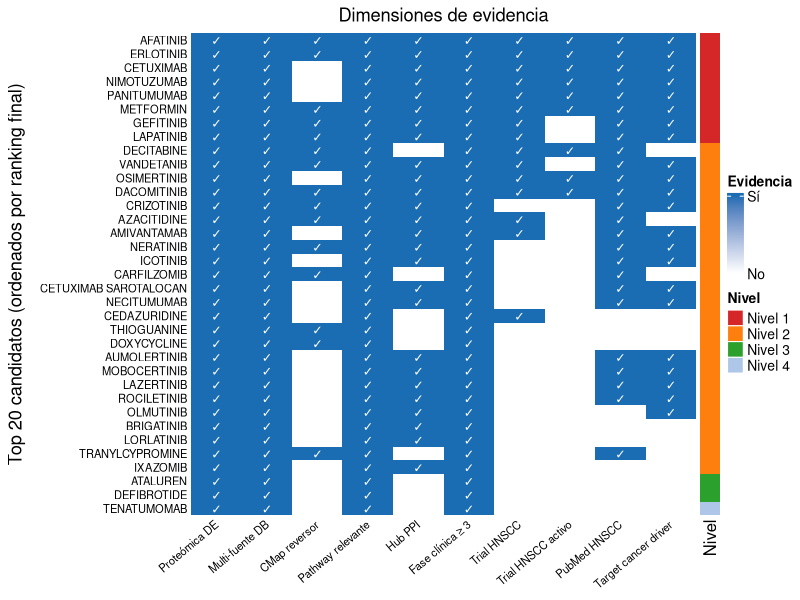
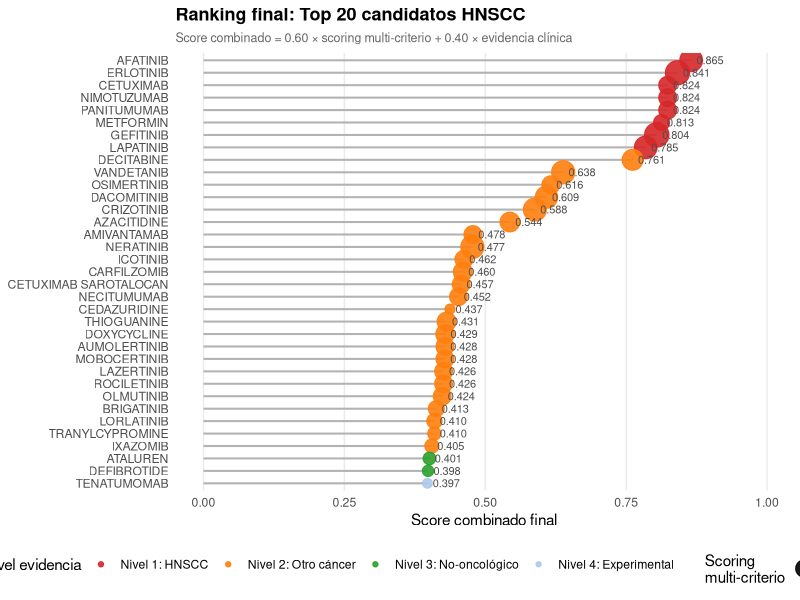
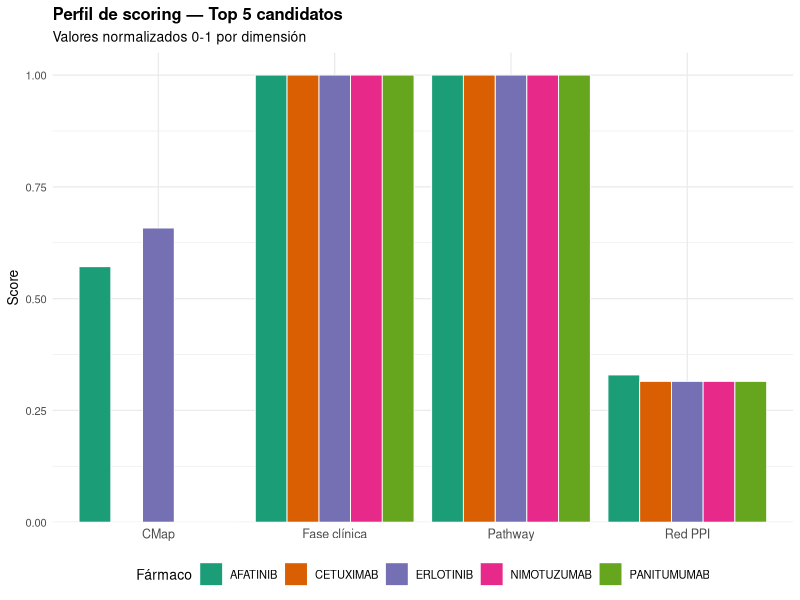
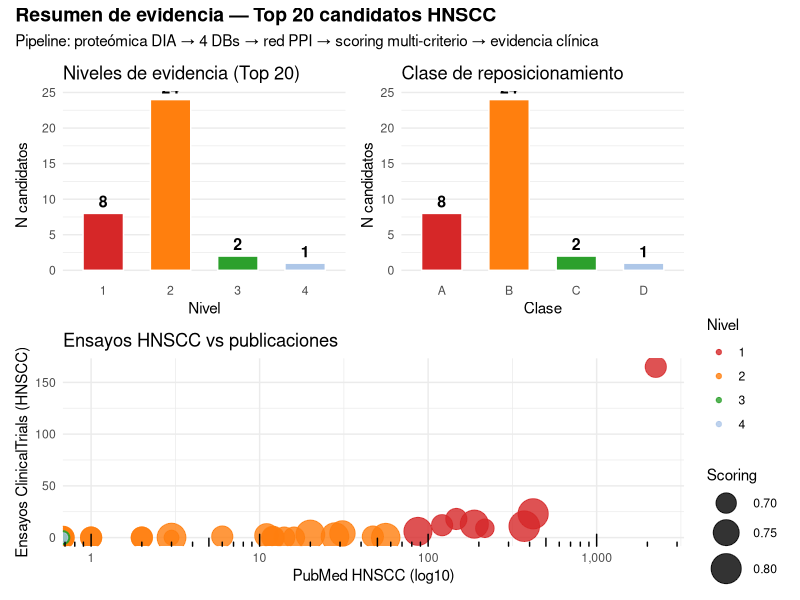

R code for these plots, in order:
#!/usr/bin/env Rscript
# =============================================================================
# 13_evidence_summary.R
# =============================================================================
# Compila toda la evidencia y genera el reporte final de candidatos.
# Integra: scoring (script 10) + ensayos clínicos (script 11) +
#          cancer drivers (script 12) + clase de reposicionamiento (script 08)
#
# Outputs:
#   results/tables/13_FINAL_drug_candidates.xlsx  — tabla maestra con 5 hojas
#   results/tables/13_evidence_matrix.tsv         — matriz de evidencia binaria
#   results/figures/final/13_evidence_heatmap.pdf — heatmap de evidencia
#   results/figures/final/13_final_ranking.pdf    — lollipop ranking final
#   results/figures/final/13_evidence_radar.pdf   — radar de top 5
#   results/figures/final/13_multipanel_summary.pdf — figura multipanel
#
# Ejecución:
#   conda activate omics-R
#   cd ~/bioinfo/projects/hnscc_drug_repurposing
#   Rscript scripts/13_evidence_summary.R
# =============================================================================

suppressPackageStartupMessages({
  library(dplyr)
  library(tidyr)
  library(readr)
  library(ggplot2)
  library(openxlsx)
  library(ComplexHeatmap)
  library(circlize)
  library(patchwork)
  library(scales)
  library(stringr)
})

# ── Detectar directorio del proyecto ─────────────────────────────────────────
args <- commandArgs(trailingOnly = FALSE)
script_flag <- args[grep("^--file=", args)]
if (length(script_flag) > 0) {
  script_path <- normalizePath(sub("^--file=", "", script_flag))
  proj_dir    <- dirname(dirname(script_path))
  if (file.exists(file.path(proj_dir, "config/analysis_params.yaml")))
    setwd(proj_dir)
}

cat("Working directory:", getwd(), "\n")
timestamp <- format(Sys.time(), "%Y%m%d_%H%M%S")
log_file  <- file.path("logs", paste0("13_evidence_summary_", timestamp, ".log"))
dir.create("logs", showWarnings = FALSE)

log_msg <- function(...) {
  msg <- paste0(format(Sys.time(), "[%H:%M:%S]"), " ", ..., "\n")
  cat(msg)
  cat(msg, file = log_file, append = TRUE)
}

log_msg("=" , strrep("=", 58))
log_msg("Script 13: Evidence summary y reporte final")
log_msg("=" , strrep("=", 58))

# ── Crear directorios de output ───────────────────────────────────────────────
dir.create("results/tables", recursive = TRUE, showWarnings = FALSE)
dir.create("results/figures/final", recursive = TRUE, showWarnings = FALSE)

# ── Cargar todos los inputs ───────────────────────────────────────────────────
log_msg("Cargando inputs...")

# Script 10: scoring y top 20
top20 <- tryCatch(
  read_tsv("results/tables/10_top20_candidates.tsv", show_col_types = FALSE),
  error = function(e) { log_msg("ERROR: no encontrado 10_top20_candidates.tsv"); stop(e) }
)
all_scored <- tryCatch(
  read_tsv("results/tables/10_all_candidates_scored.tsv", show_col_types = FALSE),
  error = function(e) { log_msg("WARN: 10_all_candidates_scored.tsv no encontrado"); top20 }
)

# Script 11: evidencia clínica
clinical <- tryCatch(
  read_tsv("results/tables/evidence/11_clinical_evidence.tsv", show_col_types = FALSE),
  error = function(e) { log_msg("WARN: 11_clinical_evidence.tsv no encontrado"); NULL }
)

# Script 12: cancer drivers
drivers <- tryCatch(
  read_tsv("results/tables/evidence/12_top20_with_drivers.tsv", show_col_types = FALSE),
  error = function(e) { log_msg("WARN: 12_top20_with_drivers.tsv no encontrado"); NULL }
)

log_msg("Top 20 candidatos: ", nrow(top20), " filas")
log_msg("Columnas top20: ", paste(names(top20), collapse = ", "))

# Identificar columna de nombre de fármaco
name_col <- intersect(c("drug_name_norm", "drug_name", "name"), names(top20))[1]
log_msg("Columna nombre fármaco: ", name_col)

# ── Integrar evidencia en tabla maestra ───────────────────────────────────────
log_msg("Integrando evidencia...")

df_master <- top20 %>%
  rename(drug_name = all_of(name_col))

# Añadir evidencia clínica
if (!is.null(clinical)) {
  clin_cols <- c("drug_name_norm", "ct_hnscc_trials", "ct_active_trials",
                 "pubmed_hnscc", "evidence_score")
  clin_cols <- intersect(clin_cols, names(clinical))
  clin_sub  <- clinical %>%
    select(all_of(clin_cols)) %>%
    rename(drug_name = drug_name_norm)

  df_master <- df_master %>%
    left_join(clin_sub, by = "drug_name")
  log_msg("Evidencia clínica integrada: ", nrow(clin_sub), " filas")
}

# Añadir info de cancer drivers
if (!is.null(drivers)) {
  drv_cols <- c("drug_name_norm", "n_target_drivers", "has_driver_target")
  drv_cols <- intersect(drv_cols, names(drivers))
  if (length(drv_cols) >= 2) {
    drv_sub  <- drivers %>%
      select(all_of(drv_cols)) %>%
      rename(drug_name = if ("drug_name_norm" %in% drv_cols) "drug_name_norm" else drv_cols[1])
    df_master <- df_master %>%
      left_join(drv_sub, by = "drug_name")
    log_msg("Cancer driver info integrada")
  }
}

# Rellenar NAs con 0
df_master <- df_master %>%
  mutate(
    ct_hnscc_trials   = replace_na(as.integer(ct_hnscc_trials), 0L),
    ct_active_trials  = replace_na(as.integer(ct_active_trials), 0L),
    pubmed_hnscc      = replace_na(as.integer(pubmed_hnscc), 0L),
    evidence_score    = replace_na(as.numeric(evidence_score), 0),
    n_target_drivers  = replace_na(as.integer(n_target_drivers), 0L),
    has_driver_target = replace_na(as.logical(has_driver_target), FALSE)
  )

# ── Calcular nivel de evidencia ───────────────────────────────────────────────
log_msg("Calculando niveles de evidencia...")

# Clase de reposicionamiento (A/B/C/D)
class_col <- intersect(c("drug_class", "repurposing_class", "class", "clase"),
                       names(df_master))[1]
log_msg("Columna clase: ", class_col)

df_master <- df_master %>%
  mutate(
    repurposing_class = if (!is.na(class_col)) .data[[class_col]] else "D",
    has_hnscc_trial   = ct_hnscc_trials > 0,
    has_active_trial  = ct_active_trials > 0,
    has_pubmed        = pubmed_hnscc > 0,
    # Score compuesto de final_score
    scoring_rank      = rank(-final_score, ties.method = "min"),
    # Nivel de evidencia 1-4
    evidence_level = case_when(
      repurposing_class == "A"                               ~ 1L,
      repurposing_class == "B" & has_hnscc_trial             ~ 2L,
      repurposing_class == "B"                               ~ 2L,
      repurposing_class == "C" & has_hnscc_trial & has_pubmed ~ 3L,
      repurposing_class == "C"                               ~ 3L,
      TRUE                                                   ~ 4L
    ),
    evidence_label = case_when(
      evidence_level == 1L ~ "Nivel 1: Aprobado HNSCC",
      evidence_level == 2L ~ "Nivel 2: Aprobado otro cáncer",
      evidence_level == 3L ~ "Nivel 3: Aprobado no-oncológico",
      evidence_level == 4L ~ "Nivel 4: Experimental",
    )
  )

log_msg("Distribución de niveles de evidencia:")
log_msg(capture.output(print(table(df_master$evidence_level))) |> paste(collapse = "\n"))

# Ranking final combinando scoring con evidencia clínica
df_master <- df_master %>%
  mutate(
    combined_rank_score = final_score * 0.6 + evidence_score * 0.4
  ) %>%
  arrange(desc(combined_rank_score)) %>%
  mutate(final_rank = row_number())

# ── Matriz de evidencia binaria ───────────────────────────────────────────────
log_msg("Construyendo matriz de evidencia...")

evidence_matrix <- df_master %>%
  select(drug_name, final_rank, evidence_level) %>%
  mutate(
    `Proteómica DE`       = TRUE,
    `Multi-fuente DB`     = if ("n_sources" %in% names(df_master))
                              df_master$n_sources >= 2 else TRUE,
    `CMap reversor`       = if ("s_cmap" %in% names(df_master))
                              df_master$s_cmap > 0 else FALSE,
    `Pathway relevante`   = if ("s_pathway" %in% names(df_master))
                              df_master$s_pathway > 0 else FALSE,
    `Hub PPI`             = if ("s_network" %in% names(df_master))
                              df_master$s_network > 0.3 else FALSE,
    `Fase clínica ≥ 3`    = if ("max_phase" %in% names(df_master))
                              (df_master$max_phase >= 3) else FALSE,
    `Trial HNSCC`         = df_master$has_hnscc_trial,
    `Trial HNSCC activo`  = df_master$has_active_trial,
    `PubMed HNSCC`        = df_master$has_pubmed,
    `Target cancer driver`= df_master$has_driver_target,
  )

write_tsv(evidence_matrix, "results/tables/13_evidence_matrix.tsv")
log_msg("Matriz de evidencia guardada")

# ── Heatmap de evidencia ──────────────────────────────────────────────────────
log_msg("Generando heatmap de evidencia...")

bin_cols <- c("Proteómica DE", "Multi-fuente DB", "CMap reversor",
              "Pathway relevante", "Hub PPI", "Fase clínica ≥ 3",
              "Trial HNSCC", "Trial HNSCC activo", "PubMed HNSCC",
              "Target cancer driver")

mat_bin <- evidence_matrix %>%
  select(all_of(bin_cols)) %>%
  mutate(across(everything(), as.integer)) %>%
  as.matrix()
rownames(mat_bin) <- str_trunc(df_master$drug_name, 22)

# Colores por nivel de evidencia
level_colors <- c(
  "1" = "#d62728", "2" = "#ff7f0e", "3" = "#2ca02c", "4" = "#aec7e8"
)
level_labels <- c("1" = "Nivel 1", "2" = "Nivel 2",
                  "3" = "Nivel 3", "4" = "Nivel 4")

row_ha <- rowAnnotation(
  Nivel = as.character(df_master$evidence_level),
  col = list(Nivel = level_colors),
  annotation_legend_param = list(
    Nivel = list(labels = level_labels)
  )
)

col_fun <- colorRamp2(c(0, 1), c("white", "#1a6db3"))

pdf("results/figures/final/13_evidence_heatmap.pdf", width = 11, height = 8)
ht <- Heatmap(
  mat_bin,
  name = "Evidencia",
  col = col_fun,
  cluster_rows = FALSE,
  cluster_columns = FALSE,
  row_names_side = "left",
  row_names_gp = gpar(fontsize = 8),
  column_names_gp = gpar(fontsize = 8),
  column_names_rot = 40,
  right_annotation = row_ha,
  cell_fun = function(j, i, x, y, width, height, fill) {
    if (mat_bin[i, j] == 1)
      grid.text("✓", x, y, gp = gpar(fontsize = 9, col = "white", fontface = "bold"))
  },
  column_title = "Dimensiones de evidencia",
  row_title = "Top 20 candidatos (ordenados por ranking final)",
  heatmap_legend_param = list(at = c(0, 1), labels = c("No", "Sí")),
)
draw(ht)
dev.off()
log_msg("Heatmap guardado: results/figures/final/13_evidence_heatmap.pdf")

# ── Lollipop ranking final ────────────────────────────────────────────────────
log_msg("Generando lollipop de ranking final...")

level_pal <- c("1" = "#d62728", "2" = "#ff7f0e", "3" = "#2ca02c", "4" = "#aec7e8")

p_lollipop <- df_master %>%
  mutate(
    drug_label = str_trunc(drug_name, 25),
    drug_label = factor(drug_label, levels = rev(drug_label)),
    nivel_f    = factor(as.character(evidence_level), levels = c("1","2","3","4"))
  ) %>%
  ggplot(aes(x = combined_rank_score, y = drug_label)) +
  geom_segment(aes(x = 0, xend = combined_rank_score, yend = drug_label),
               color = "grey70", linewidth = 0.7) +
  geom_point(aes(color = nivel_f, size = final_score), alpha = 0.9) +
  geom_text(aes(label = sprintf("%.3f", combined_rank_score)),
            hjust = -0.2, size = 2.8, color = "grey30") +
  scale_color_manual(
    values = level_pal,
    labels = c("1" = "Nivel 1: HNSCC", "2" = "Nivel 2: Otro cáncer",
               "3" = "Nivel 3: No-oncológico", "4" = "Nivel 4: Experimental"),
    name = "Nivel evidencia"
  ) +
  scale_size_continuous(range = c(3, 8), name = "Scoring\nmulti-criterio") +
  scale_x_continuous(limits = c(0, max(df_master$combined_rank_score) * 1.15)) +
  labs(
    title    = "Ranking final: Top 20 candidatos HNSCC",
    subtitle = "Score combinado = 0.60 × scoring multi-criterio + 0.40 × evidencia clínica",
    x        = "Score combinado final",
    y        = NULL
  ) +
  theme_minimal(base_size = 11) +
  theme(
    panel.grid.major.y = element_blank(),
    panel.grid.minor   = element_blank(),
    legend.position    = "bottom",
    legend.box         = "horizontal",
    plot.title         = element_text(face = "bold", size = 13),
    plot.subtitle      = element_text(color = "grey40", size = 9)
  )

ggsave("results/figures/final/13_final_ranking.pdf",
       p_lollipop, width = 10, height = 8, device = "pdf")
log_msg("Lollipop guardado: results/figures/final/13_final_ranking.pdf")

# ── Radar chart de top 5 ─────────────────────────────────────────────────────
log_msg("Generando radar chart de top 5...")

# Columnas de score parcial
score_cols <- c("s_logfc", "s_sig", "s_clinical", "s_cmap", "s_pathway", "s_network")
score_cols <- intersect(score_cols, names(df_master))
score_labels <- c(
  s_logfc    = "|logFC|",
  s_sig      = "Significancia",
  s_clinical = "Fase clínica",
  s_cmap     = "CMap",
  s_pathway  = "Pathway",
  s_network  = "Red PPI"
)

if (length(score_cols) >= 3) {
  top5 <- df_master %>% slice_head(n = 5)

  radar_data <- top5 %>%
    select(drug_name, all_of(score_cols)) %>%
    pivot_longer(-drug_name, names_to = "dimension", values_to = "score") %>%
    mutate(
      drug_label = str_trunc(drug_name, 22),
      dim_label  = dplyr::coalesce(score_labels[dimension], dimension)
    )

  p_radar <- ggplot(radar_data, aes(x = dim_label, y = score,
                                    fill = drug_label)) +
    geom_col(position = "dodge", color = "white", linewidth = 0.3) +
    scale_fill_brewer(palette = "Dark2", name = "Fármaco") +
    scale_y_continuous(limits = c(0, 1.05), expand = c(0, 0)) +
    labs(
      title    = "Perfil de scoring — Top 5 candidatos",
      subtitle = "Valores normalizados 0-1 por dimensión",
      x        = NULL, y = "Score"
    ) +
    theme_minimal(base_size = 10) +
    theme(
      legend.position = "bottom",
      plot.title      = element_text(face = "bold", size = 12),
      axis.text.x     = element_text(size = 9)
    )

  ggsave("results/figures/final/13_evidence_radar.pdf",
         p_radar, width = 9, height = 5, device = "pdf")
  log_msg("Scoring bars guardado: results/figures/final/13_evidence_radar.pdf")
} else {
  log_msg("WARN: columnas de score parcial no encontradas; omitiendo figura de scores")
}

# ── Figura resumen de estadísticas ────────────────────────────────────────────
log_msg("Generando figura estadísticas de candidatos...")

# Panel A: distribución de niveles de evidencia
p_levels <- df_master %>%
  count(evidence_level, evidence_label) %>%
  mutate(
    nivel_f = factor(as.character(evidence_level), levels = c("1","2","3","4"))
  ) %>%
  ggplot(aes(x = nivel_f, y = n, fill = nivel_f)) +
  geom_col(width = 0.6, color = "white") +
  geom_text(aes(label = n), vjust = -0.5, size = 4, fontface = "bold") +
  scale_fill_manual(values = level_pal, guide = "none") +
  labs(title = "Niveles de evidencia (Top 20)",
       x = "Nivel", y = "N candidatos") +
  theme_minimal(base_size = 11) +
  theme(panel.grid.major.x = element_blank())

# Panel B: trials HNSCC vs PubMed HNSCC
p_evidence <- df_master %>%
  mutate(drug_label = str_trunc(drug_name, 18)) %>%
  ggplot(aes(x = pubmed_hnscc, y = ct_hnscc_trials,
             color = factor(as.character(evidence_level)),
             size = final_score)) +
  geom_point(alpha = 0.8) +
  scale_color_manual(values = level_pal, name = "Nivel") +
  scale_size_continuous(range = c(3, 10), name = "Scoring") +
  scale_x_log10(labels = comma, breaks = c(1, 10, 100, 1000, 10000)) +
  labs(
    title = "Ensayos HNSCC vs publicaciones",
    x     = "PubMed HNSCC (log10)",
    y     = "Ensayos ClinicalTrials (HNSCC)"
  ) +
  theme_minimal(base_size = 11) +
  annotation_logticks(sides = "b")

# Panel C: clase de reposicionamiento
p_class <- df_master %>%
  count(repurposing_class) %>%
  ggplot(aes(x = repurposing_class, y = n,
             fill = repurposing_class)) +
  geom_col(width = 0.6, color = "white") +
  geom_text(aes(label = n), vjust = -0.5, size = 4, fontface = "bold") +
  scale_fill_manual(values = c("A"="#d62728","B"="#ff7f0e","C"="#2ca02c","D"="#aec7e8"),
                    guide = "none") +
  labs(title = "Clase de reposicionamiento",
       x = "Clase", y = "N candidatos") +
  theme_minimal(base_size = 11) +
  theme(panel.grid.major.x = element_blank())

p_multi <- (p_levels | p_class) / p_evidence +
  plot_annotation(
    title   = "Resumen de evidencia — Top 20 candidatos HNSCC",
    subtitle = paste0("Pipeline: proteómica DIA → 4 DBs → red PPI → scoring multi-criterio → evidencia clínica"),
    theme   = theme(plot.title = element_text(face = "bold", size = 14))
  )

ggsave("results/figures/final/13_multipanel_summary.pdf",
       p_multi, width = 12, height = 9, device = "pdf")
log_msg("Multipanel guardado: results/figures/final/13_multipanel_summary.pdf")

# ── Exportar Excel con 5 hojas ────────────────────────────────────────────────
log_msg("Exportando Excel...")

wb <- createWorkbook()
addWorksheet(wb, "Top20_Final")
addWorksheet(wb, "Todos_Candidatos")
addWorksheet(wb, "Evidencia_Matriz")
addWorksheet(wb, "Ensayos_Clinicos")
addWorksheet(wb, "Metodologia")

# Estilos
header_style <- createStyle(
  fontColour = "white", bgFill = "#1a4a7a",
  textDecoration = "Bold", halign = "center",
  border = "Bottom", borderColour = "white"
)
level1_style <- createStyle(bgFill = "#ffd7d7")
level2_style <- createStyle(bgFill = "#ffe4cc")
level3_style <- createStyle(bgFill = "#d5f0d5")
level4_style <- createStyle(bgFill = "#e8f0fe")

# Hoja 1: Top 20 final
writeData(wb, "Top20_Final", df_master %>% arrange(final_rank))
addStyle(wb, "Top20_Final", header_style, rows = 1,
         cols = 1:ncol(df_master), gridExpand = TRUE)

# Colorear por nivel
for (i in 1:nrow(df_master)) {
  lvl <- df_master$evidence_level[i]
  sty <- switch(as.character(lvl),
    "1" = level1_style, "2" = level2_style,
    "3" = level3_style, "4" = level4_style, level4_style
  )
  addStyle(wb, "Top20_Final", sty, rows = i + 1,
           cols = 1:ncol(df_master), gridExpand = TRUE, stack = TRUE)
}
setColWidths(wb, "Top20_Final", cols = 1:ncol(df_master), widths = "auto")

# Hoja 2: Todos los candidatos scored
all_out <- if (nrow(all_scored) > 0) all_scored else df_master
writeData(wb, "Todos_Candidatos", all_out)
addStyle(wb, "Todos_Candidatos", header_style, rows = 1,
         cols = 1:ncol(all_out), gridExpand = TRUE)
setColWidths(wb, "Todos_Candidatos", cols = 1:ncol(all_out), widths = "auto")

# Hoja 3: Matriz de evidencia
writeData(wb, "Evidencia_Matriz", evidence_matrix)
addStyle(wb, "Evidencia_Matriz", header_style, rows = 1,
         cols = 1:ncol(evidence_matrix), gridExpand = TRUE)
setColWidths(wb, "Evidencia_Matriz", cols = 1:ncol(evidence_matrix), widths = "auto")

# Hoja 4: Ensayos clínicos
if (!is.null(clinical)) {
  writeData(wb, "Ensayos_Clinicos", clinical)
  addStyle(wb, "Ensayos_Clinicos", header_style, rows = 1,
           cols = 1:ncol(clinical), gridExpand = TRUE)
  setColWidths(wb, "Ensayos_Clinicos", cols = 1:ncol(clinical), widths = "auto")
} else {
  writeData(wb, "Ensayos_Clinicos",
            data.frame(nota = "Datos no disponibles — ejecutar script 11"))
}

# Hoja 5: Metodología
metodo <- data.frame(
  Fase        = c("1", "2", "3", "3", "3", "3", "3", "4", "4", "5", "5", "5"),
  Script      = c("01-02", "03", "04", "05", "06", "07", "08", "09", "10", "11", "12", "13"),
  Descripcion = c(
    "Parseo proteómica, QC, mapeo ID",
    "Enriquecimiento GO/KEGG/Reactome/Hallmarks",
    "DGIdb: interacciones gen-fármaco",
    "ChEMBL: fármacos fase ≥ 3",
    "Open Targets: evidencia HNSCC",
    "CMap2: reversores firma tumoral",
    "Integración 4 fuentes, clasificación A/B/C/D",
    "Red PPI STRING (score≥700), hubs druggables",
    "Scoring multi-criterio, Top 20 candidatos",
    "ClinicalTrials API v2 + PubMed",
    "COSMIC CGC / NCG7 / literatura HNSCC",
    "Reporte final (este archivo)"
  ),
  N_Resultados = c(
    "3,352 proteínas; 520 DE",
    "GO:77, KEGG:16, Reactome:14, Hallmarks:15",
    "2,846 interacciones; 2,252 fármacos",
    "90 pares gen-fármaco fase≥3",
    "354/520 genes con evidencia HNSCC",
    "174 reversores (bottom 5%)",
    "2,421 fármacos; 187 multi-fuente",
    "403 nodos; 2,001 aristas; 41 hubs",
    "187 candidatos; Top 20 de 9 targets",
    "8/20 con trials HNSCC; 6 activos",
    "2 genes driver DE; EGFR validado",
    "Top 20 con evidencia integrada"
  )
)
writeData(wb, "Metodologia", metodo)
addStyle(wb, "Metodologia", header_style, rows = 1, cols = 1:4, gridExpand = TRUE)
setColWidths(wb, "Metodologia", cols = 1:4, widths = c(8, 10, 50, 35))

saveWorkbook(wb, "results/tables/13_FINAL_drug_candidates.xlsx", overwrite = TRUE)
log_msg("Excel guardado: results/tables/13_FINAL_drug_candidates.xlsx")

# ── Resumen final ─────────────────────────────────────────────────────────────
log_msg("")
log_msg("=" , strrep("=", 58))
log_msg("RESUMEN FINAL")
log_msg("=" , strrep("=", 58))
log_msg("Candidatos Top 20 integrados: ", nrow(df_master))
log_msg("Distribución por nivel de evidencia:")
tbl <- table(df_master$evidence_level)
for (n in names(tbl)) log_msg("  Nivel ", n, ": ", tbl[[n]])
log_msg("")
log_msg("Top 10 candidatos (score combinado):")
print_cols <- intersect(
  c("drug_name", "evidence_level", "combined_rank_score",
    "final_score", "ct_hnscc_trials", "pubmed_hnscc"),
  names(df_master)
)
top10_print <- df_master %>% slice_head(n = 10) %>% select(all_of(print_cols))
log_msg(capture.output(print(as.data.frame(top10_print), row.names = FALSE)) |>
        paste(collapse = "\n"))
log_msg("")
log_msg("Outputs:")
log_msg("  results/tables/13_FINAL_drug_candidates.xlsx")
log_msg("  results/tables/13_evidence_matrix.tsv")
log_msg("  results/figures/final/13_evidence_heatmap.pdf")
log_msg("  results/figures/final/13_final_ranking.pdf")
log_msg("  results/figures/final/13_multipanel_summary.pdf")
log_msg("Script 13 completado.")
